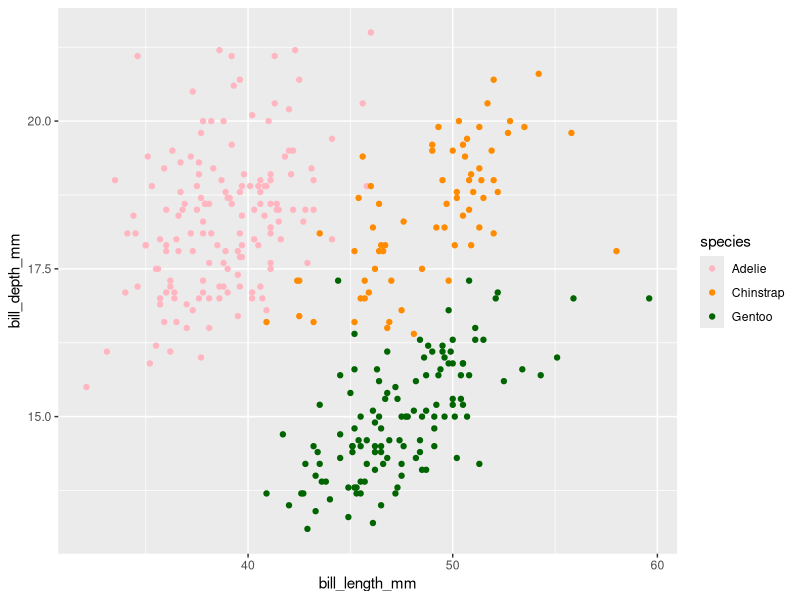
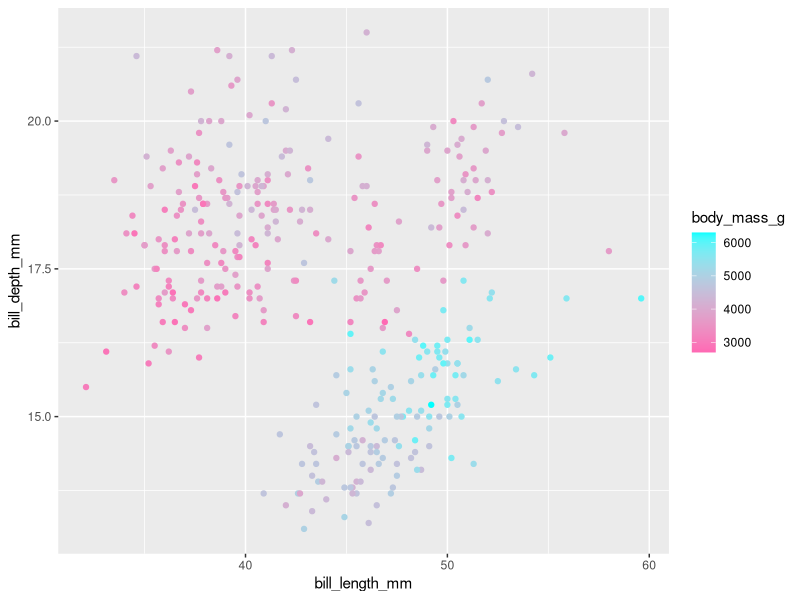
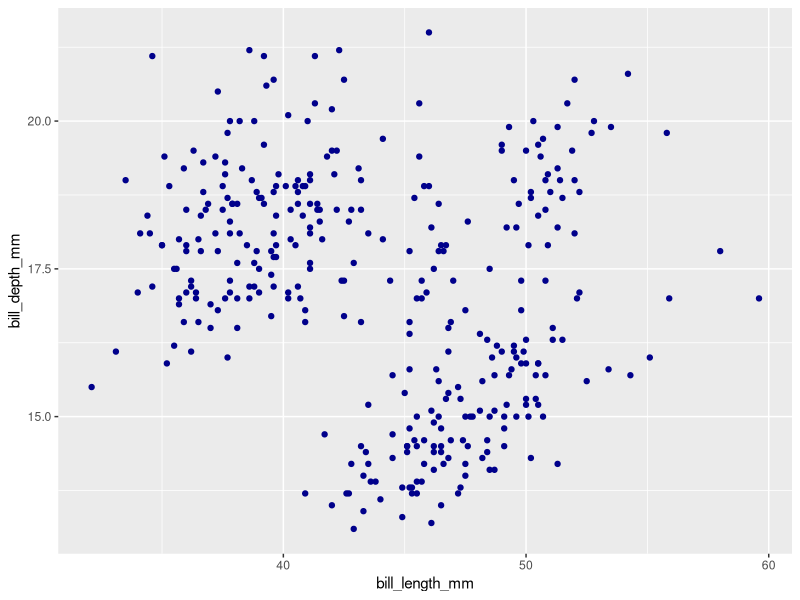
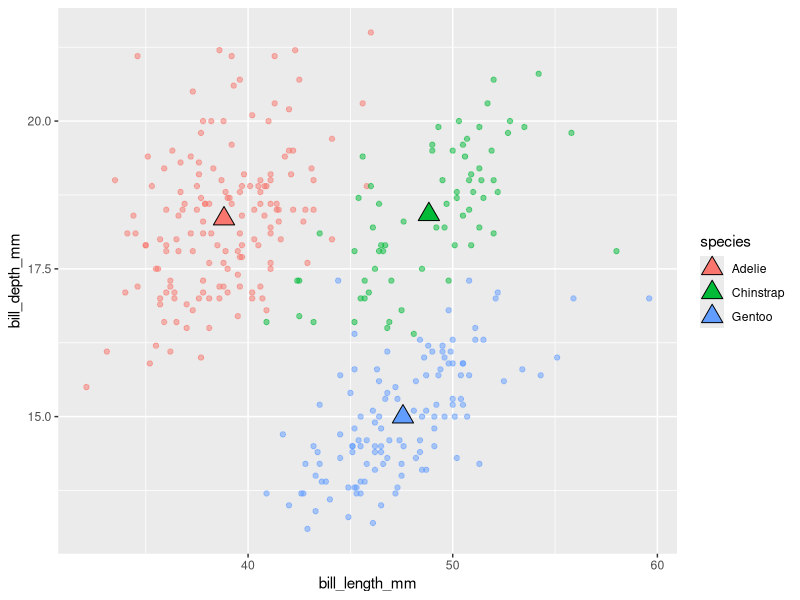
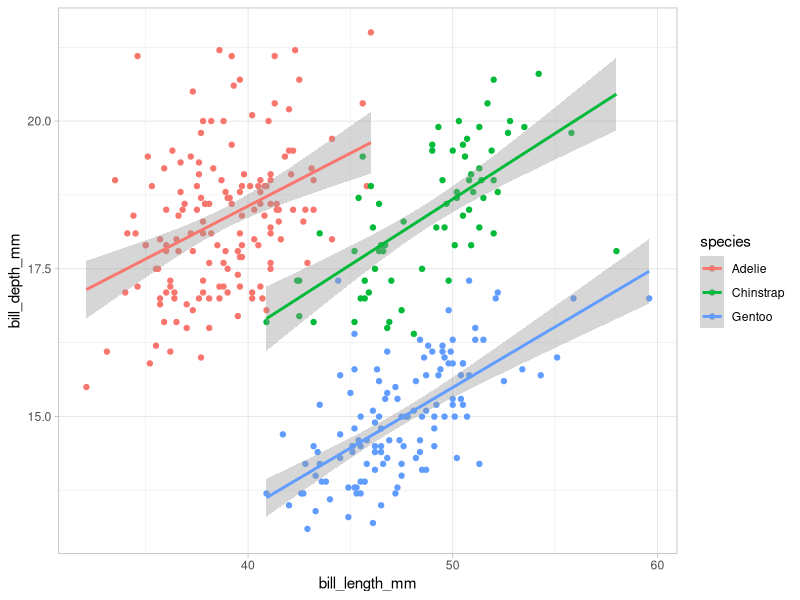
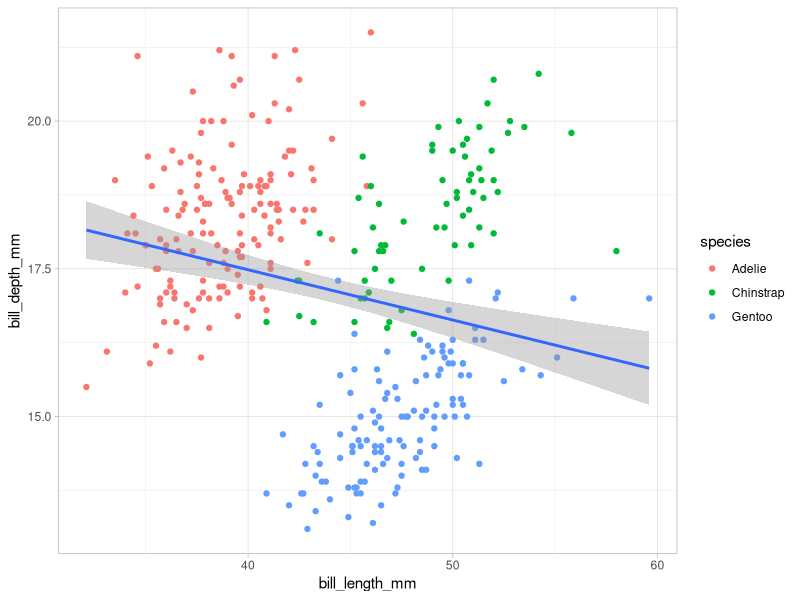
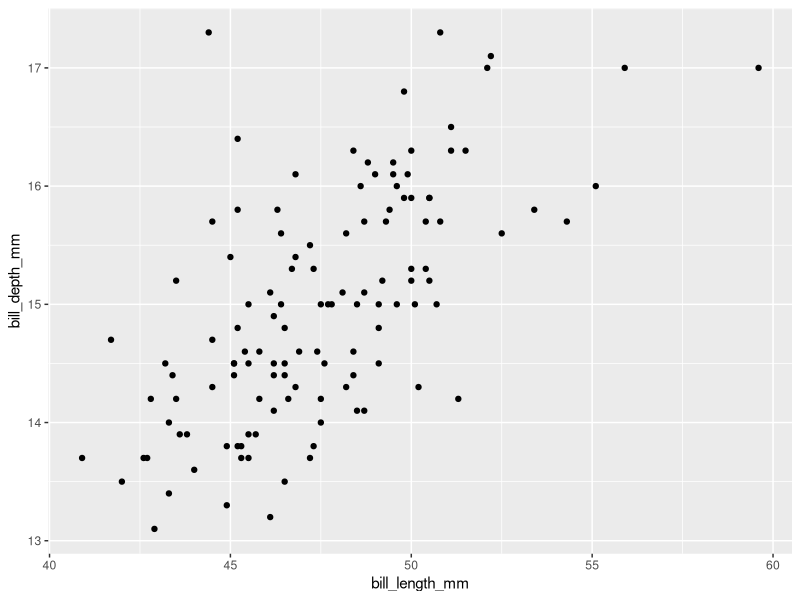
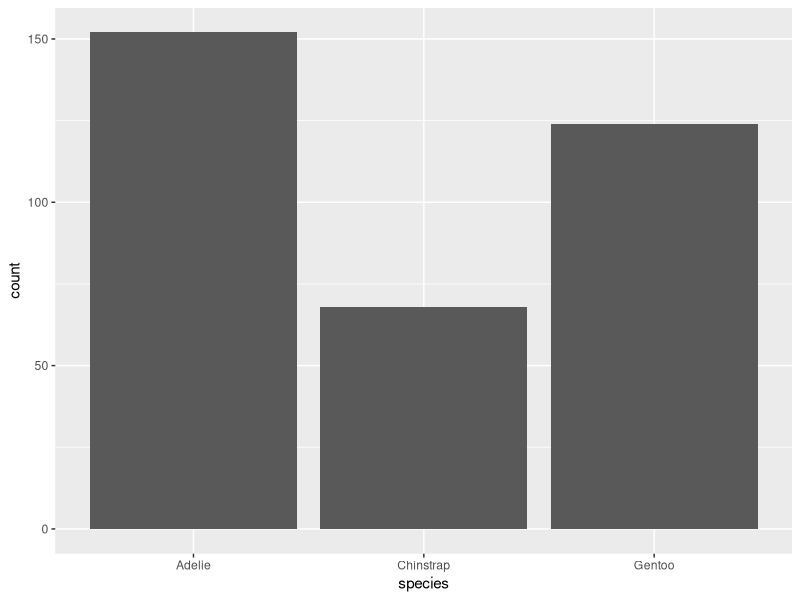

These charts were generated, in order, by the following R code:
## ---- chunk 1
#| eval: true
#| echo: true
#| message: false
#| warning: false
# load packages ----
library(tidyverse)
library(patchwork)
library(palmerpenguins)
## ---- chunk 2
# create some untidy temperature data ----
temp_data_wide <- tribble(
  ~date, ~station1, ~station2,  ~station3,
  "2023-10-01", 30.1, 29.8,  31.2,
  "2023-11-01", 28.6, 29.1,  33.4,
  "2023-12-01", 29.9, 28.5,  32.3
)

# print it out ----
print(temp_data_wide)
## ---- chunk 3
# convert data from wide > long ----
temp_data_long <- temp_data_wide |> 
  pivot_longer(cols = starts_with("station"),
               names_to = "station_id",
               values_to = "temp_c")

# print it out ----
print(temp_data_long)
## ---- chunk 4
#| warning: false
#..........scatter plot with custom categorical colors...........
ggplot(penguins, 
       aes(x = bill_length_mm, y = bill_depth_mm, color = species)) +
  geom_point() +
  scale_color_manual(values = c("lightpink", "darkorange", "darkgreen"))
## ---- chunk 5
#| warning: false
#...........scatter plot with custom continuous colors...........
ggplot(penguins, aes(x = bill_length_mm, y = bill_depth_mm, color = body_mass_g)) + 
  geom_point() +
  #scale_color_continuous(type = "viridis")
  scale_color_gradient(low = "hotpink", high = "cyan")
## ---- chunk 6
#| warning: false
#................scatter plot with all blue points...............
ggplot(penguins, aes(x = bill_length_mm, y = bill_depth_mm)) + 
  geom_point(color = "darkblue")
## ---- chunk 7
#| warning: false
#| message: false
#..............create a separate penguins_summary df.............
penguins_summary <- penguins |>
  drop_na() |> 
  group_by(species) |> 
  summarize(
    mean_bill_length_mm = mean(bill_length_mm),
    mean_bill_depth_mm = mean(bill_depth_mm)
  )

#..........create ggplot with layers from different dfs..........
ggplot() +
  geom_point(data = penguins, 
             mapping = aes(bill_length_mm, bill_depth_mm, color = species), 
             alpha = 0.5) +
  geom_point(data = penguins_summary, 
             mapping = aes(mean_bill_length_mm, mean_bill_depth_mm, fill = species), 
             size = 5,
             shape = 24)

## ---- chunk 8
#| warning: false
#| message: false
#.............scatterplot with lms fitted to species.............
ggplot(penguins, aes(x = bill_length_mm, y = bill_depth_mm, color = species)) +
  geom_point() +
  geom_smooth(method = "lm") +
  theme_light()
## ---- chunk 9
#| warning: false
#| message: false
#..........scatterplot with lm fitted to entire data set.........
ggplot(penguins, aes(x = bill_length_mm, y = bill_depth_mm)) +
  geom_point(aes(color = species)) +
  geom_smooth(method = "lm") +
  theme_light()
## ---- chunk 10
#| warning: false
#........filter for Gentoo penguins, then pipe into ggplot.......
penguins %>% 
  filter(species == "Gentoo") %>% 
  ggplot(aes(x = bill_length_mm, y = bill_depth_mm)) +
  geom_point()
## ---- chunk 11
#| warning: false
#...................bar plot with default stat...................
ggplot(penguins, aes(x = species)) +
  geom_bar()
## ---- chunk 12
#| warning: false

#........................new summarized df.......................
penguin_summary <- penguins |> 
  count(species) 

#..create bar heights based on `identity` of values in `n` col...
ggplot(penguin_summary, aes(x = species, y = n)) +
  geom_bar(stat = "identity")
## ---- chunk 13
#| warning: false
#........................default position........................
ggplot(penguins, aes(x = species, fill = island)) +
  geom_bar()
## ---- chunk 14
#| warning: false
#..........................position fill.........................
ggplot(penguins, aes(x = species, fill = island)) +
  geom_bar(position = "fill")
## ---- chunk 15
#| warning: false
#.........................position dodge.........................
ggplot(penguins, aes(x = species, fill = island)) +
  geom_bar(position = "dodge")
## ---- chunk 16
#| warning: false
#.......................position functions.......................
ggplot(penguins, aes(x = island, fill = species)) +
  geom_bar(position = position_dodge2(preserve = "single")) 
## ---- chunk 17
#| warning: false
#....................default coordinate system...................
ggplot(penguins, aes(x = species)) +
  geom_bar() +
  coord_cartesian()
## ---- chunk 18
#| warning: false
#............................flip axes...........................
ggplot(penguins, aes(x = species)) +
  geom_bar() +
  coord_flip()
## ---- chunk 19
#| warning: false
#........................polar coordinates.......................
ggplot(penguins, aes(x = species)) +
  geom_bar() +
  coord_polar()
## ---- chunk 20
#| warning: false
#..................premade theme + custom theme..................
ggplot(penguins, aes(x = species)) +
  geom_bar() +
  theme_light() +
  theme(axis.title = element_text(size = 15, color = "navy"))
## ---- chunk 21
#| warning: false
#| message: false
#......................labels & facet wrap.......................
ggplot(penguins, aes(flipper_length_mm, fill = species)) +
  geom_histogram(position = "identity", alpha = 0.5) +
  scale_fill_manual(values = c("darkorange", "purple4", "cyan4")) +
  labs(x = "Flipper Length (mm)",
       y = "Frequency",
       fill = "Species") +
  theme_light() +
  facet_wrap(~species, ncol = 1)
## ---- chunk 22
#.................save scatter plot to obj `p1`..................
p1 <- ggplot(penguins, aes(x = bill_length_mm, y = bill_depth_mm, color = body_mass_g)) +
  geom_point() +
  scale_color_gradient(low = "#F7DD4C", high = "#132B43") +
  theme(
    legend.position = "top" # note: this is newly added from earlier!
  )

#....................save bar plot to obj `p2`...................
p2 <- ggplot(penguins, aes(x = species)) +
  geom_bar() +
  theme_light()

#...................save histogram to obj `p3`...................
p3 <- ggplot(penguins, aes(x = flipper_length_mm, fill = species)) + 
  geom_histogram(position = "identity", alpha = 0.5) +
  scale_fill_manual(values = c("darkorange", "purple", "cyan4"))
## ---- chunk 23
#| warning: false
#| message: false
#..........................stacked plots.........................
p1 / p2

#.......................side-by-side plots.......................

p1 + p2

#..........side-by-side & stacked plots + graphic title..........

(p1 + (p2 / p3)) +
  plot_annotation(title = "All Things Penguins")
